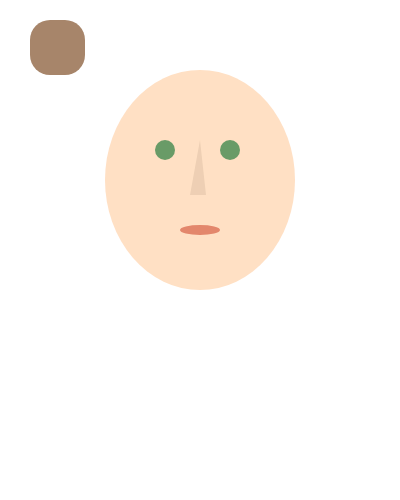
Frame 1 (no input)
Frame 60 (no input): identical to frame 1, image omitted
Frame 120 (the mouse pressed at the canvas centre since frame 60): identical to frame 1, image omitted

The p5.js sketch that drew this single still picture (run headless with seeded random() and noise() and a simulated clock; from frame 60 on, the mouse is pressed at the canvas centre):

// p5.js sketch
// ── sketch.js
function setup() {
  createCanvas(400, 500);
}

function draw() {
  background(255, 255, 255);  
  fill(255, 224, 196);
  noStroke();
  ellipse(200,180,190,220);

  fill(238, 207, 180);
  triangle(190, 195, 200, 140, 206, 195);
  
  fill(105,155, 103);
  circle(165, 150, 20);
  fill(105,155, 103);
  circle(230, 150, 20);
  
  fill(227, 135, 108);
  ellipse(200, 230, 40, 10);
  
  fill(167, 133, 106);
  rect(30, 20, 55, 55, 20);
  
  
}
